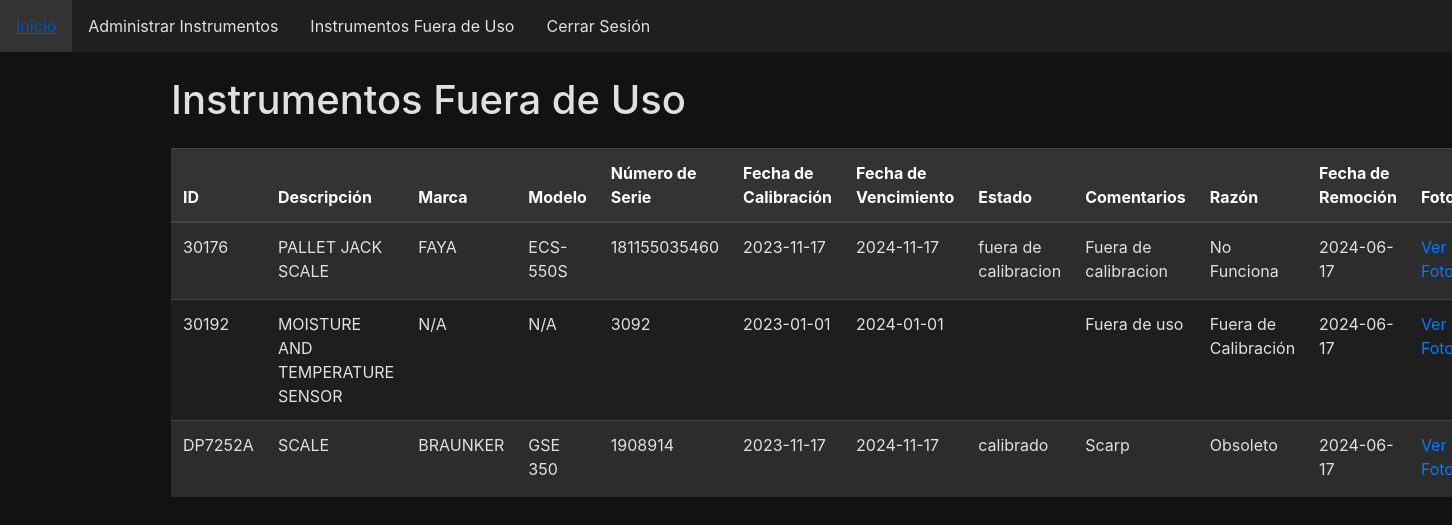
Screenshot of /out_of_use.php (signed in) with the database file from the repository.
### tables this page shows
CREATE TABLE `instrumentsoutofuse` (
  `ID` varchar(255) NOT NULL,
  `Description` varchar(255) DEFAULT NULL,
  `Brand` varchar(255) DEFAULT NULL,
  `Model` varchar(255) DEFAULT NULL,
  `SerialNumber` varchar(255) DEFAULT NULL,
  `CalDate` date DEFAULT NULL,
  `DueDate` date DEFAULT NULL,
  `Status` varchar(255) DEFAULT NULL,
  `Comments` text DEFAULT NULL,
  `ReasonForRemoval` varchar(255) DEFAULT NULL,
  `DateRemoved` date DEFAULT NULL,
  `PdfPath` varchar(255) DEFAULT NULL,
  `Picture` varchar(255) DEFAULT NULL
);

### out_of_use.php (the view, shortened to what this page needs)
<?php
$conn = getConnection('admin');
$sql = "SELECT * FROM InstrumentsOutOfUse";
$result = $conn->query($sql);
?>
<!DOCTYPE html>
<html>
<head>
    <link rel="stylesheet" href="https://stackpath.bootstrapcdn.com/bootstrap/4.5.2/css/bootstrap.min.css">
    <link rel="stylesheet" href="https://cdnjs.cloudflare.com/ajax/libs/font-awesome/5.15.1/css/all.min.css">
</head>
<body>
    <?php include 'menu.php'; ?>
    <div class="container">
        <h1 class="my-4">Instrumentos Fuera de Uso</h1>
        <table class="table table-striped">
            <thead class="thead-dark">
                <tr>
                    <th>ID</th>
                    <th>Descripción</th>
                    <th>Marca</th>
                    <th>Modelo</th>
                    <th>Número de Serie</th>
                    <th>Fecha de Calibración</th>
                    <th>Fecha de Vencimiento</th>
                    <th>Estado</th>
                    <th>Comentarios</th>
                    <th>Razón</th>
                    <th>Fecha de Remoción</th>
                    <th>Foto</th>
                </tr>
            </thead>
            <tbody>
                <?php while($row = $result->fetch_assoc()) { ?>
                    <tr>
                        <td><?php echo htmlspecialchars($row['ID']); ?></td>
                        <td><?php echo htmlspecialchars($row['Description']); ?></td>
                        <td><?php echo htmlspecialchars($row['Brand']); ?></td>
                        <td><?php echo htmlspecialchars($row['Model']); ?></td>
                        <td><?php echo htmlspecialchars($row['SerialNumber']); ?></td>
                        <td><?php echo htmlspecialchars($row['CalDate']); ?></td>
                        <td><?php echo htmlspecialchars($row['DueDate']); ?></td>
                        <td><?php echo htmlspecialchars($row['Status']); ?></td>
                        <td><?php echo htmlspecialchars($row['Comments']); ?></td>
                        <td><?php echo htmlspecialchars($row['ReasonForRemoval']); ?></td>
                        <td><?php echo htmlspecialchars($row['DateRemoved']); ?></td>
                        <td><a href="<?php echo htmlspecialchars($row['Picture']); ?>" target="_blank">Ver Foto</a></td>
                    </tr>
                <?php } ?>
            </tbody>
        </table>
    </div>
</body>
</html>

### menu.php (shortened to what this page needs)
<nav>
    <ul class="nav">
        <li><a href="index.php">Inicio</a></li>
        <?php if ($_SESSION['role'] == 'admin'): ?>
            <li><a href="admin.php">Administrar Instrumentos</a></li>
            <li><a href="out_of_use.php">Instrumentos Fuera de Uso</a></li>
        <?php endif; ?>
        <li><a href="logout.php">Cerrar Sesión</a></li>
    </ul>
</nav>

### out_of_use.php (style rules this page uses)
body { background-color: #121212; color: #e0e0e0; }
.table thead.thead-dark th { background-color: #333333; border-color: #444444; color: #ffffff; }
.table-striped tbody tr:nth-of-type(odd) { background-color: #2c2c2c; }
.table-striped tbody tr:nth-of-type(even) { background-color: #1e1e1e; }
.table th, .table td { border-color: #444444; color: #e0e0e0; }
.container { margin-top: 20px; }

### menu.php (style rules this page uses)
nav { background-color: #1f1f1f; overflow: hidden; }
nav ul { list-style-type: none; margin: 0; padding: 0; }
nav ul li { float: left; }
nav ul li a { display: block; color: #e0e0e0; text-align: center; padding: 14px 16px; text-decoration: none; transition: background-color 0.3s; }

### rows the page displays
instrumentsoutofuse: ID "30176", Description "PALLET JACK SCALE", Brand "FAYA", Model "ECS-550S", SerialNumber "181155035460", CalDate "2023-11-17", DueDate "2024-11-17", Status "fuera de calibracion", Comments "Fuera de calibracion", ReasonForRemoval "No Funciona", DateRemoved "2024-06-17"
instrumentsoutofuse: ID "30192", Description "MOISTURE AND TEMPERATURE SENSOR", Brand "N/A", Model "N/A", SerialNumber "3092", CalDate "2023-01-01", DueDate "2024-01-01", Comments "Fuera de uso", ReasonForRemoval "Fuera de Calibración", DateRemoved "2024-06-17"
instrumentsoutofuse: ID "DP7252A", Description "SCALE", Brand "BRAUNKER", Model "GSE 350", SerialNumber "1908914", CalDate "2023-11-17", DueDate "2024-11-17", Status "calibrado", Comments "Scarp", ReasonForRemoval "Obsoleto", DateRemoved "2024-06-17"
